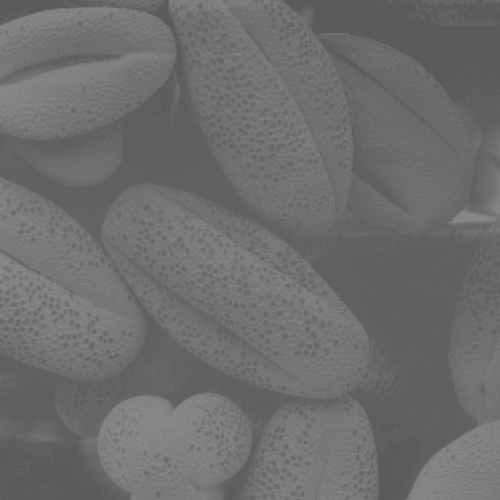
#> input picture zft/pollen-lowcontrast.tif, 500 x 500 px
$ python Histogram.py
#> lines starting #> are read from the running program, lines starting #| are printed output that depends on the picture
#!/usr/bin/env python
# coding=utf-8
import cv2
import matplotlib.pyplot as plt
#读图
img = cv2.imread("pollen-lowcontrast.tif")
#> img is the input picture: shape (500, 500, 3); min 91, max 138, mean 109.1
#转换成灰度图
img2 = cv2.cvtColor(img,cv2.COLOR_BGR2GRAY)
#获取直方图，由于灰度图img2是二维数组，需转换成一维数组
plt.hist(img2.ravel(),256)
#显示直方图A
plt.show()
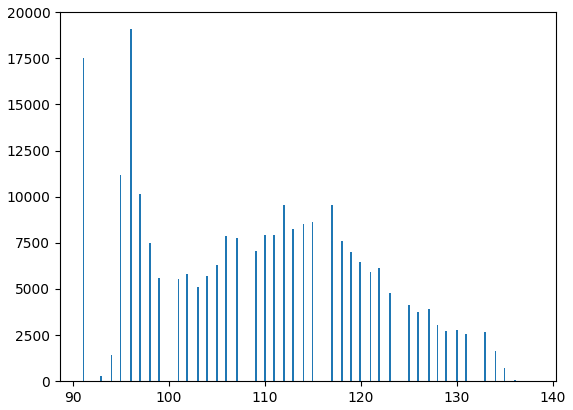
#> figure drawn by matplotlib, 1 panel; tallest bar 19078 high, from x = 95.96 to 96.14
cv2.waitKey(0)
